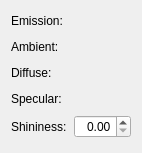
<?xml version="1.0" encoding="UTF-8"?>
<ui version="4.0">
 <class>MaterialWidget</class>
 <widget class="QWidget" name="MaterialWidget">
  <property name="geometry">
   <rect>
    <x>0</x>
    <y>0</y>
    <width>142</width>
    <height>153</height>
   </rect>
  </property>
  <property name="windowTitle">
   <string>Form</string>
  </property>
  <layout class="QGridLayout" name="gridLayout_2">
   <item row="0" column="0">
    <layout class="QGridLayout" name="gridLayout">
     <item row="0" column="0">
      <widget class="QLabel" name="label">
       <property name="text">
        <string>Emission:</string>
       </property>
      </widget>
     </item>
     <item row="0" column="1">
      <spacer name="horizontalSpacer">
       <property name="orientation">
        <enum>Qt::Horizontal</enum>
       </property>
       <property name="sizeHint" stdset="0">
        <size>
         <width>40</width>
         <height>20</height>
        </size>
       </property>
      </spacer>
     </item>
     <item row="0" column="2">
      <widget class="ColorWidget" name="emissionColorWidget" native="true"/>
     </item>
     <item row="1" column="0">
      <widget class="QLabel" name="label_2">
       <property name="text">
        <string>Ambient:</string>
       </property>
      </widget>
     </item>
     <item row="1" column="1">
      <spacer name="horizontalSpacer_2">
       <property name="orientation">
        <enum>Qt::Horizontal</enum>
       </property>
       <property name="sizeHint" stdset="0">
        <size>
         <width>40</width>
         <height>20</height>
        </size>
       </property>
      </spacer>
     </item>
     <item row="1" column="2">
      <widget class="ColorWidget" name="ambientColorWidget" native="true"/>
     </item>
     <item row="2" column="0">
      <widget class="QLabel" name="label_3">
       <property name="text">
        <string>Diffuse:</string>
       </property>
      </widget>
     </item>
     <item row="2" column="1">
      <spacer name="horizontalSpacer_3">
       <property name="orientation">
        <enum>Qt::Horizontal</enum>
       </property>
       <property name="sizeHint" stdset="0">
        <size>
         <width>40</width>
         <height>20</height>
        </size>
       </property>
      </spacer>
     </item>
     <item row="2" column="2">
      <widget class="ColorWidget" name="diffuseColorWidget" native="true"/>
     </item>
     <item row="3" column="0">
      <widget class="QLabel" name="label_4">
       <property name="text">
        <string>Specular:</string>
       </property>
      </widget>
     </item>
     <item row="3" column="1">
      <spacer name="horizontalSpacer_4">
       <property name="orientation">
        <enum>Qt::Horizontal</enum>
       </property>
       <property name="sizeHint" stdset="0">
        <size>
         <width>40</width>
         <height>20</height>
        </size>
       </property>
      </spacer>
     </item>
     <item row="3" column="2">
      <widget class="ColorWidget" name="specularColorWidget" native="true"/>
     </item>
     <item row="4" column="0">
      <widget class="QLabel" name="label_5">
       <property name="text">
        <string>Shininess:</string>
       </property>
      </widget>
     </item>
     <item row="4" column="1">
      <spacer name="horizontalSpacer_5">
       <property name="orientation">
        <enum>Qt::Horizontal</enum>
       </property>
       <property name="sizeHint" stdset="0">
        <size>
         <width>40</width>
         <height>20</height>
        </size>
       </property>
      </spacer>
     </item>
     <item row="4" column="2">
      <widget class="QDoubleSpinBox" name="shininessDoubleSpinBox">
       <property name="alignment">
        <set>Qt::AlignRight|Qt::AlignTrailing|Qt::AlignVCenter</set>
       </property>
      </widget>
     </item>
    </layout>
   </item>
   <item row="1" column="0">
    <spacer name="verticalSpacer">
     <property name="orientation">
      <enum>Qt::Vertical</enum>
     </property>
     <property name="sizeHint" stdset="0">
      <size>
       <width>20</width>
       <height>0</height>
      </size>
     </property>
    </spacer>
   </item>
  </layout>
 </widget>
 <customwidgets>
  <customwidget>
   <class>ColorWidget</class>
   <extends>QWidget</extends>
   <header>colorwidget/colorwidget.h</header>
   <container>1</container>
  </customwidget>
 </customwidgets>
 <resources/>
 <connections/>
</ui>
